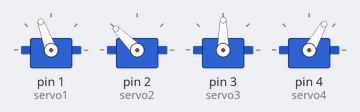
This sketch was run on a simulated Arduino Uno, built with avr-gcc and run on an emulated ATmega328P. Parts: 4 × servo.

Above: at 0.1 s.
At 6.9 s:
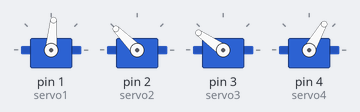
At 9.5 s:
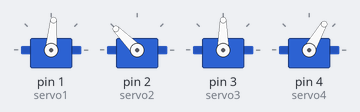
At 14.8 s:
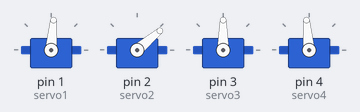
At 25.0 s:
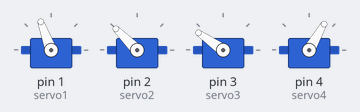
At 37.4 s:
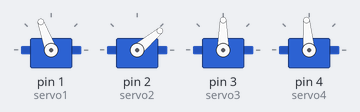
Timing chart, 0 to 40.0 s (numbered marks = the images above):
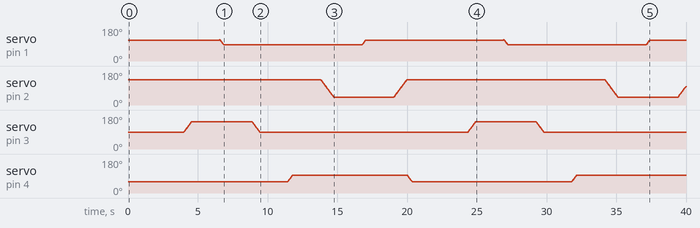

The sketch:

garradosinferno.ino
```cpp
#include "VarSpeedServo.h"

VarSpeedServo servo1;
VarSpeedServo servo2;
VarSpeedServo servo3;
VarSpeedServo servo4;

static int s3 = 100;
static int s4 = 125;
static int s2 = 100;
static int s1 = 70;

void setup() {
  Serial.begin(9600);  // Só precisa uma vez
  servo1.attach(1);
  servo2.attach(2);
  servo3.attach(3);
  servo4.attach(4);

  servo1.write(110); // garra
  servo2.write(135); // rotação
  servo3.write(90);  // trás e frente
  servo4.write(60);  // abaixar e levantar
}

void loop() {
  delay(2000);

  servo1.write(110);
  servo2.write(135); // rotação
  servo3.write(90);  // trás e frente
  servo4.write(60);  // abaixar e levantar

  delay(2000);

  for (s3 = 90; s3 <= 145; s3++) {
    servo3.write(s3);
    delay(10);
  }

  delay(2000);

  for (s1 = 115; s1 >= 85; s1--) {
    servo1.write(s1);
    delay(10);
  }

  delay(2000);

  for (s3 = 145; s3 >= 90; s3--) {
    servo3.write(s3);
    delay(10);
  }

  delay(2000);

  for (s4 = 60; s4 <= 95; s4++) {
    servo4.write(s4);
    delay(10);
  }

  delay(2000);

  for (s2 = 135; s2 >= 40; s2--) {
    servo2.write(s2);
    delay(10);
  }

  delay(2000);

  for (s1 = 85; s1 <= 110; s1++) {
    servo1.write(s1);
    delay(10);
  }

  delay(2000);

  for (s2 = 40; s2 <= 135; s2++) {
    servo2.write(s2);
    delay(10);
  }

  for (s4 = 95; s4 >= 60; s4--) {  // Corrigido aqui
    servo4.write(s4);
    delay(10);
  }
}
```
